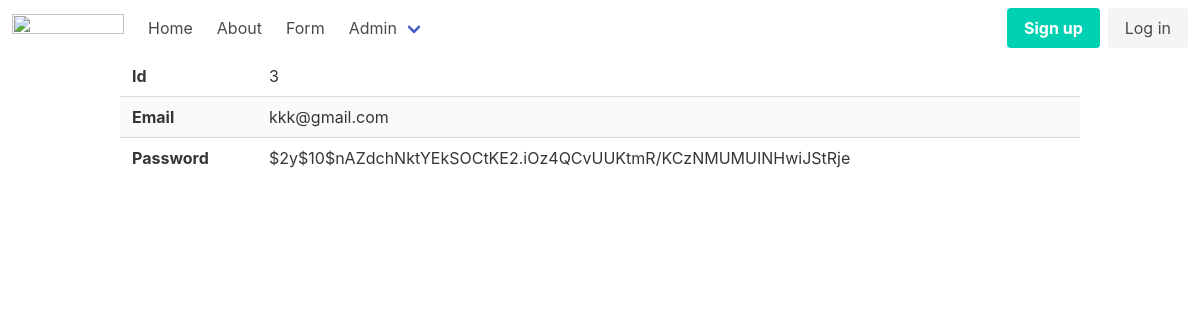
Screenshot of /admin/users/show?id=3 with the database file from the repository.
### tables this page shows
CREATE TABLE users
(
    id       integer
        constraint users_pk
            primary key autoincrement,
    email    text not null
        constraint users_pk2
            unique,
    password text not null
);

### helpers.php (called while the page is built, shortened)
<?php
function view($viewName, $variables=[]){
    extract($variables);
    include __DIR__ . "/views/$viewName.php";
}

### src/DB.php (called while the page is built, shortened)
<?php
class DB {
    private $conn;
    public function __construct()
    {
        try {
            $this->conn = new PDO("sqlite:db.sqlite");
            $this->conn->setAttribute(PDO::ATTR_ERRMODE, PDO::ERRMODE_EXCEPTION);
        } catch(PDOException $e) {
            echo "Connection failed: " . $e->getMessage();
        }
    }
    public function find(string $table, string $className, $id){
        $stmt = $this->conn->prepare("SELECT * FROM $table WHERE id=$id");
        $stmt->execute();
        $stmt->setFetchMode(PDO::FETCH_CLASS, $className);
        return $stmt->fetch();
    }
}

### src/Models/Model.php (called while the page is built, shortened)
<?php
class Model{
    static $table;
    public static function find($id){
        $db = new DB();
        return $db-> find(static::$table, static::class, $id);
    }
}

### views/users/show.php (the view)
<?php include __DIR__ . '/../partials/header.php' ?>
<div class="container">
   <table class="table is-striped is-fullwidth">
        <tbody>
            <tr>
                <th>Id</th>
                <td><?=$user->id?></td>
            </tr>
            <tr>
                <th>Email</th>
                <td><?=$user->email?></td>
            </tr>
            <tr>
                <th>Password</th>
                <td><?=$user->password?></td>
            </tr>
        </tbody>
   </table>
</div>
<?php include __DIR__ . '/../partials/footer.php' ?>

### rows the page displays
users: id "3", email "kkk@gmail.com", password "$2y$10$nAZdchNktYEkSOCtKE2.iOz4QCvUUKtmR/KCzNMUMUINHwiJStRje"
